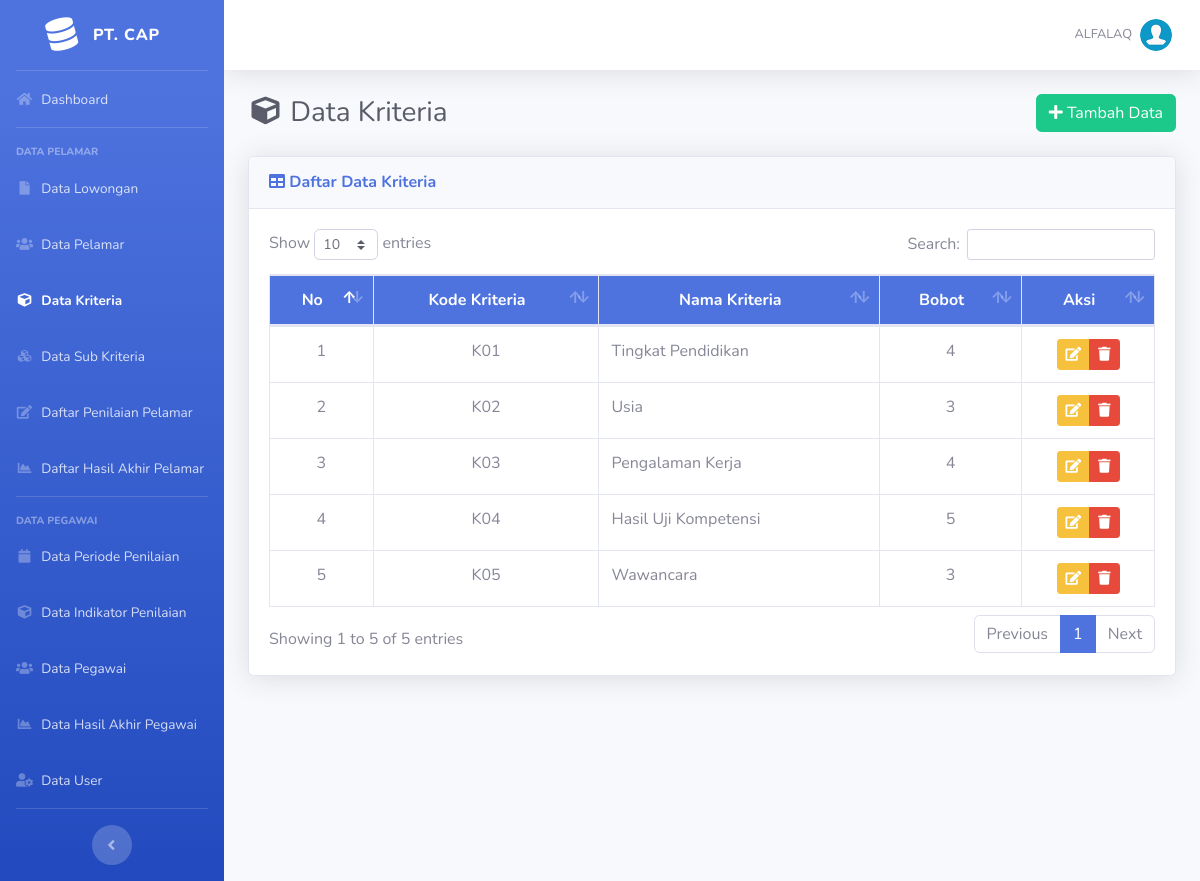
Screenshot of /admin/list-kriteria.php (signed in) with the database file from the repository.
### tables this page shows
CREATE TABLE `kriteria` (
  `id_kriteria` int(11) NOT NULL,
  `kode_kriteria` varchar(5) NOT NULL,
  `nama` varchar(50) NOT NULL,
  `type` enum('Benefit','Cost') NOT NULL,
  `bobot` int(3) NOT NULL,
  `ada_pilihan` tinyint(1) NOT NULL
);

### admin/list-kriteria.php (the view, shortened to what this page needs)
<?php
require_once('../includes/init.php');
require_once('../template/header.php');
?>
<div class="d-sm-flex align-items-center justify-content-between mb-4">
	<h1 class="h3 mb-0 text-gray-800"><i class="fas fa-fw fa-cube"></i> Data Kriteria</h1>
	<a href="tambah-kriteria.php" class="btn btn-success"> <i class="fa fa-plus"></i> Tambah Data </a>
</div>
<div class="card shadow mb-4">
	<div class="card-header py-3">
		<h6 class="m-0 font-weight-bold text-primary"><i class="fa fa-table"></i> Daftar Data Kriteria</h6>
	</div>
	<div class="card-body">
		<div class="table-responsive">
			<table class="table table-bordered" id="dataTable" width="100%" cellspacing="0">
				<thead class="bg-primary text-white">
					<tr align="center">
						<th>No</th>
						<th>Kode Kriteria</th>
						<th>Nama Kriteria</th>
						<th>Bobot</th>
						<th width="15%">Aksi</th>
					</tr>
				</thead>
				<tbody>
					<?php
					$no = 1;
					$query = mysqli_query($koneksi, "SELECT * FROM kriteria ORDER BY kode_kriteria ASC");
					while ($data = mysqli_fetch_array($query)) :
					?>
						<tr align="center">
							<td><?php echo $no; ?></td>
							<td><?php echo $data['kode_kriteria']; ?></td>
							<td align="left"><?php echo $data['nama']; ?></td>
							<td><?php echo $data['bobot']; ?></td>
							<td>
								<div class="btn-group" role="group">
									<a data-toggle="tooltip" data-placement="bottom" title="Edit Data" href="edit-kriteria.php?id=<?php echo $data['id_kriteria']; ?>" class="btn btn-warning btn-sm"><i class="fa fa-edit"></i></a>
									<a data-toggle="tooltip" data-placement="bottom" title="Hapus Data" href="hapus-kriteria.php?id=<?php echo $data['id_kriteria']; ?>" onclick="return confirm ('Apakah anda yakin untuk meghapus data ini')" class="btn btn-danger btn-sm"><i class="fa fa-trash"></i></a>
								</div>
							</td>
						</tr>
					<?php
						$no++;
					endwhile; ?>
				</tbody>
			</table>
		</div>
	</div>
</div>
<?php
require_once('../template/footer.php');
?>

### rows the page displays
kriteria: kode_kriteria "K01", nama "Tingkat Pendidikan", bobot "4"
kriteria: kode_kriteria "K02", nama "Usia", bobot "3"
kriteria: kode_kriteria "K03", nama "Pengalaman Kerja", bobot "4"
kriteria: kode_kriteria "K04", nama "Hasil Uji Kompetensi", bobot "5"
kriteria: kode_kriteria "K05", nama "Wawancara", bobot "3"

### other values shown
$_SESSION['username'] "ALFALAQ"
